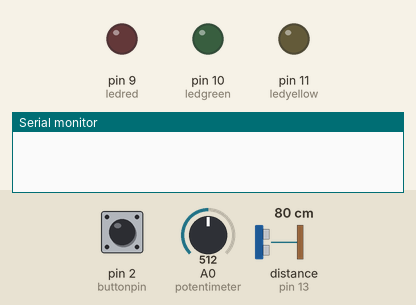
The sketch below on a simulated Arduino Uno, built with avr-gcc and run on an emulated ATmega328P. On the bench: output pins drawn as LEDs (lit = HIGH), the last lines printed to the serial monitor. Inputs (shaded band) come from the test bench; at power-on: pin 2 (buttonpin) LOW, A0 (potentimeter) = 512, distance to the obstacle (sensor on pin 13) 80 cm. The echo pulse lasts 58.3 µs per cm; pins used as bus, display or sensor lines are not drawn.

Above: at 1.2 s.
1.3 s: pin 2 (buttonpin) pulled HIGH for 0.15 s
At 2.2 s:
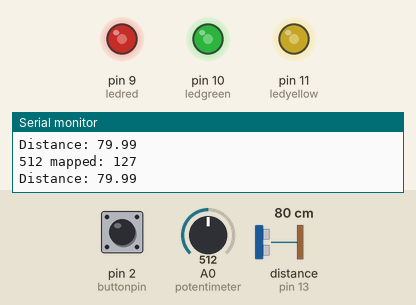
2.9 s: A0 (potentimeter) set to 122
At 3.2 s:
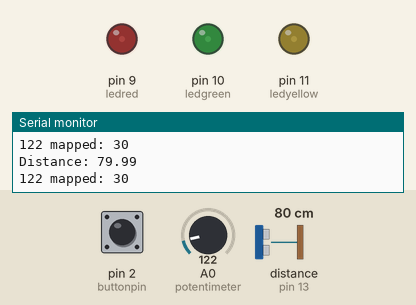
4.4 s: A0 (potentimeter) set to 716
At 4.7 s:
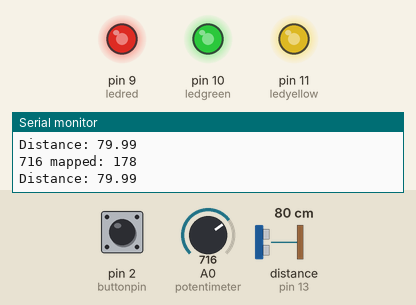
5.9 s: A0 (potentimeter) set to 1023
At 6.6 s:
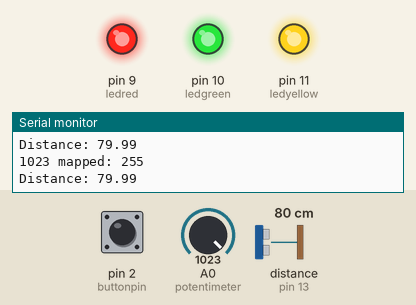
10.4 s: pin 2 (buttonpin) pulled HIGH for 1 s
At 11.2 s:
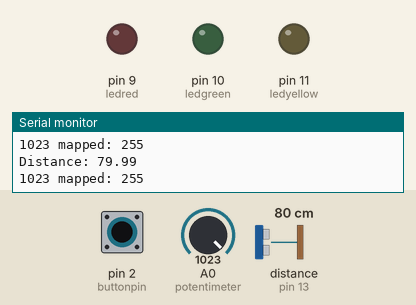
Timing chart, 0 to 13.4 s (numbered marks = the images above; inputs shaded):
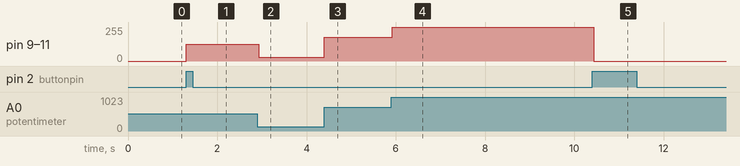

The sketch:

Button_on_off_distance_sensor_potentiometer.ino
```cpp
//LED
int ledyellow = 11;
int ledgreen = 10;
int ledred = 9;
//Button
int buttonpin = 2;
int buttonValue;
//Potentiometer
int potVal;
int brightness = 0;

bool buttonON = false;
bool toggle = false;

const int trigPin = 12;
const int echoPin = 13;

float duration, distance;


void setup() {
  pinMode(ledyellow, OUTPUT);
  pinMode(ledgreen, OUTPUT);
  pinMode(ledred, OUTPUT);
  pinMode(buttonpin, INPUT);
  pinMode(trigPin, OUTPUT);
  pinMode(echoPin, INPUT);
  Serial.begin(9600);
}

void loop() {

 // button on and off
  buttonValue = digitalRead(buttonpin);
    if (buttonValue == HIGH) {
      if (toggle  == false) {
        toggle = true;
        if (buttonON == true) {
          buttonON = false;
          digitalWrite(ledred, LOW);
          digitalWrite(ledgreen, LOW);
          digitalWrite(ledyellow, LOW);
        } else {
          buttonON = true;
          digitalWrite(ledred, HIGH);
          digitalWrite(ledgreen, HIGH);
          digitalWrite(ledyellow, HIGH);
        }
      }
    }
   if (buttonValue == LOW) {
    toggle = false;
   }

   if (buttonON == true) {
   distancesensor ();
   potentimeter ();
   }

  delay(10);
}

void distancesensor () {
digitalWrite(trigPin, LOW);
delayMicroseconds(2);
digitalWrite(trigPin, HIGH);
delayMicroseconds(10);
digitalWrite(trigPin, LOW);

duration = pulseIn(echoPin, HIGH);
distance = (duration * .0343) / 2;
Serial.print("Distance: ");
Serial.println(distance);

//updateled(ledyellow, 20);
//updateled(ledgreen, 10);
//updateled(ledred, 5);
// controls lights somehow
}

void potentimeter () {
potVal = analogRead(A0);

brightness = map(potVal, 0, 1023, 0, 255);

analogWrite(ledyellow, brightness);
analogWrite(ledgreen, brightness);
analogWrite(ledred, brightness);
Serial.print(potVal);
Serial.print(" mapped: ");
Serial.println(brightness);
delay(10);
}
```

Measured:
- after the input at 1.3 s, pin 9 (ledred), pin 10 (ledgreen), pin 11 (ledyellow): 0/255 → 127/255 at once
- after the input at 2.9 s, pin 9 (ledred), pin 10 (ledgreen), pin 11 (ledyellow): 127/255 → 30/255 at once
- after the input at 4.4 s, pin 9 (ledred), pin 10 (ledgreen), pin 11 (ledyellow): 30/255 → 178/255 at once
- after the input at 5.9 s, pin 9 (ledred), pin 10 (ledgreen), pin 11 (ledyellow): 178/255 → 255/255 at once
- after the input at 10.4 s, pin 9 (ledred), pin 10 (ledgreen), pin 11 (ledyellow): 255/255 → 0/255 at once
